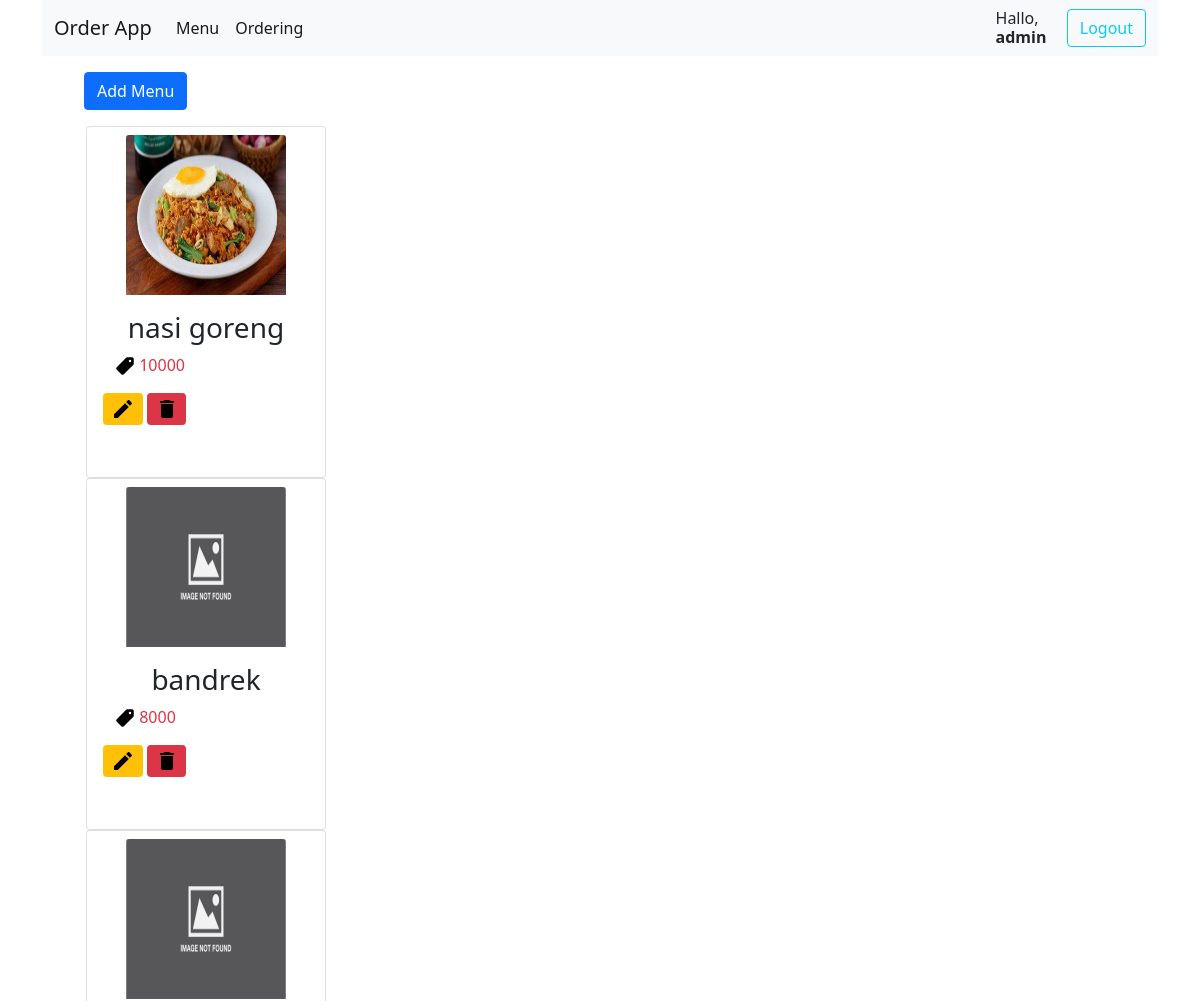
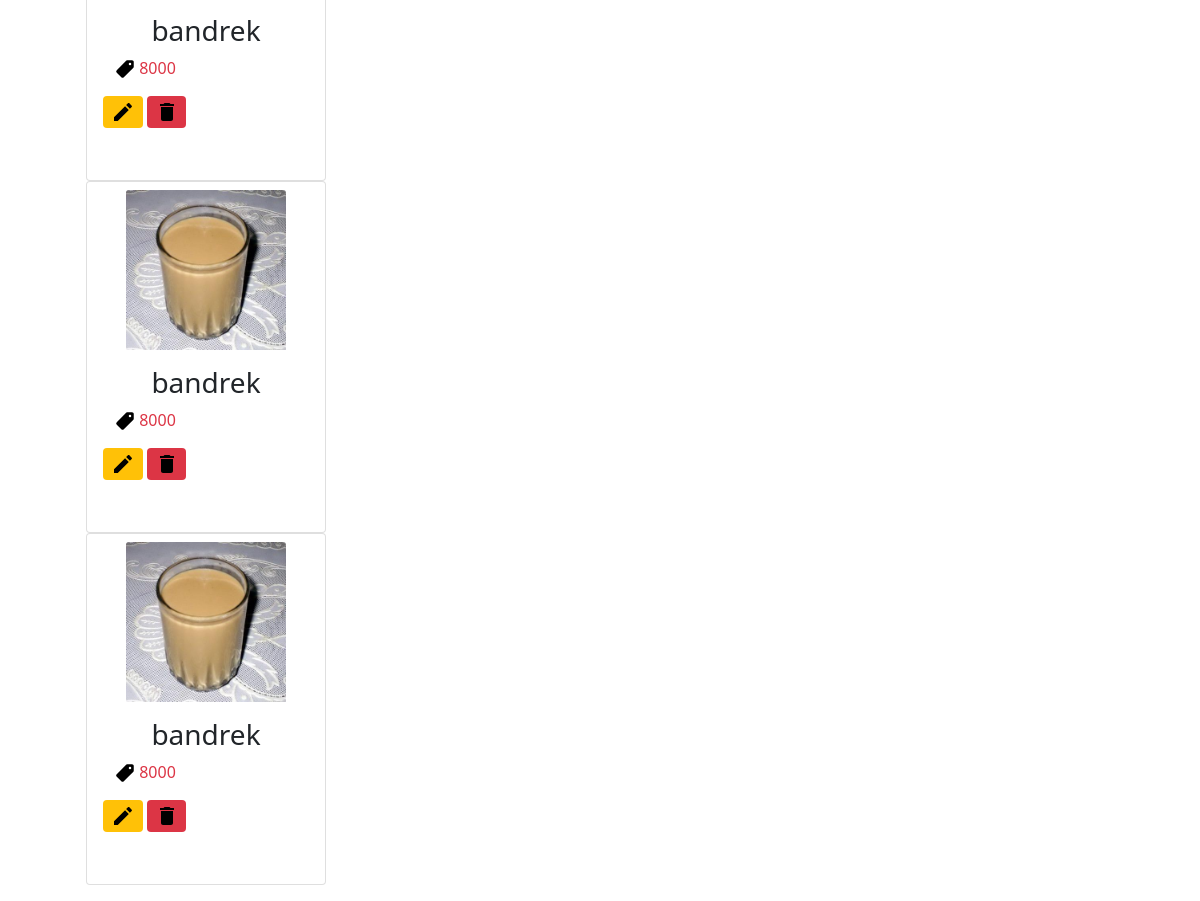
Page /restoran/chef/ (signed in) on the committed database (2 pictures, top to bottom).
### restoran/models.py (models this page shows, shortened)
class MenuRestoran(models.Model):
    name_menu = models.CharField(max_length=200)
    category_menu = models.CharField(max_length=200)
    image_menu = models.ImageField(null=True, blank=True, upload_to='media')
    price_menu = models.DecimalField(max_digits=6, decimal_places=0)
    slug = models.SlugField(blank=True, editable=False)

### restoran/views.py (the view)
# urls.py: path('chef/', IndexChefView.as_view(), name='chef'),
class IndexChefView(ListView):
    model = MenuRestoran
    print()

### restoran/templates/restoran/menurestoran_list.html (shortened to what this page needs)
{% extends 'base.html' %}
{% load static %}
{% block contents %}
<div class="container">
    <nav class="navbar navbar-expand-lg navbar-light bg-light">
        <div class="container-fluid">
          <a class="navbar-brand" href="{% url 'restoran:chef' %}">Order App</a>
          <div class="collapse navbar-collapse" id="navbarNavDropdown">
            <ul class="navbar-nav">
              <li class="nav-item">
                <a class="nav-link active" aria-current="page" href="{% url 'restoran:chef' %}">Menu</a>
              </li>
              <li class="nav-item">
                <a class="nav-link active" aria-current="page" href="{% url 'restoran:chef' %}">Ordering</a>
              </li>
            </ul>
          </div>
          <h6 class="nav navbar-nav navbar-right">Hallo, <b>{{user}}</b></h6>
          <ul class="nav navbar-nav navbar-right">
              <li class="nav-item">
              <a class="btn btn-outline-info" href="{% url 'restoran:login' %}">Logout</a>
            </li>
          </ul>
        </div>
      </nav>
      <a class="btn btn-primary mt-3" href="{% url 'restoran:addmenu' %}" style="margin-left: 42px;">Add Menu</a>
      <div class="container">
          <ul class="mt-3">
            {% for menu in object_list %}
              <div class="card float-left ml-3" style="width: 15rem; height: 22rem">
                {% if menu.image_menu %}
                  <img class="card-img-top mx-auto mt-2 " src="{{menu.image_menu.url}}" alt="{{menu.image_menu}}" style="width: 10rem; height:10rem">
                {% else %}
                  <img class="card-img-top mx-auto mt-2 " src="{% static 'img/default.png' %}" alt="{{menu.image_menu}}" style="width: 10rem; height:10rem">
                {% endif %}
                <div class="card-body">
                  <h3 class="card-text text-center">{{menu.name_menu}}</h3>
                  <div class="container mt-2">
                    <img src="/static/img/pricetag.svg" style="width:20px; height:20px">
                    <span class="text-danger text-center font-weight-bold">{{menu.price_menu}}</span>
                  </div>
                  <a class="badge bg-warning" href=""><span class="oi" data-glyph="icon-name" title="icon name" aria-hidden="true"><img src="/static/img/edit.svg" alt=""></a>
                  <a class="badge bg-danger mt-3" href=""><span class="oi" data-glyph="icon-name" title="icon name" aria-hidden="true"><img src="/static/img/delete.svg" alt=""></a>
                </div>
              </div>
            {% endfor %}
          </ul>
      </div>
{% endblock contents %}

### rows in the picture
MenuRestoran: image_menu (picture), name_menu "nasi goreng", price_menu "10000"
MenuRestoran: name_menu "bandrek", price_menu "8000"
MenuRestoran: name_menu "bandrek", price_menu "8000"
MenuRestoran: image_menu (picture), name_menu "bandrek", price_menu "8000"
MenuRestoran: image_menu (picture), name_menu "bandrek", price_menu "8000"

### other values in the picture
{{ user }} "admin"
